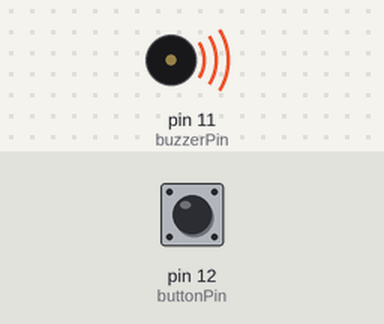
Recording of a sketch running on a simulated Arduino Uno, built with avr-gcc and run on an emulated ATmega328P. Shown: buzzer (waves = sounding). The test bench sets the inputs (shaded band); at power-on: pin 12 (buttonPin) HIGH.

Above: at 0.1 s.
At 37.9 s:
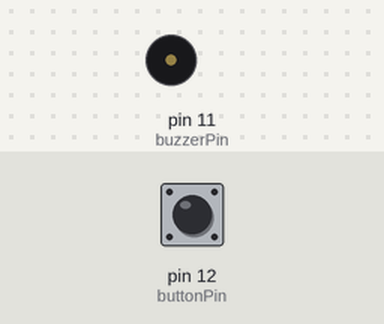
Timing chart, 0 to 40.0 s (numbered marks = the images above):
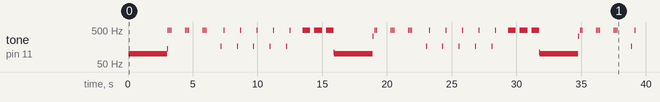

Measured:
- by itself, tone on pin 11 (buzzerPin): plays 100 Hz for 3.0 s, 141 Hz for 0.04 s, 496 Hz for 0.04 s, 496 Hz for 0.04 s, 496 Hz for 0.04 s, 496 Hz for 0.04 s … (61 notes in this stretch)

The sketch:

BIS_Exc4_Buzzer.ino
```cpp
// BIS BUZZER code
// Author: Jakob Vestergaard

const int MIN = 10;
const int MAX = 40;
const int buttonPin = 12;
const int buzzerPin = 11;
int state = 3;

void ok (void) {
  for (int k = 0; k < 3; k++){
    for (int i = 0; i < 3; i++) {
        for (int i = 0; i < 10; i++) {
        digitalWrite(buzzerPin, HIGH);
        delay(1);
        digitalWrite(buzzerPin, LOW);
        delay(1);
        }
    delay(100);
    }
  delay(1000);
  }
}

void warning(void) {
  for (int j = 0; j < 5; j++){
    for (int i = 0; i < 10; i++) {
    digitalWrite(buzzerPin, HIGH);
    delay(3);
    digitalWrite(buzzerPin, LOW);
    delay(3);
    }
    delay(200);
    for (int i = 0; i < 5; i++) {
    digitalWrite(buzzerPin, HIGH);
    delay(1);
    digitalWrite(buzzerPin, LOW);
    delay(1);
    }
  delay(1000);
  }
}

void error(void) {
  for (int i = 0; i < 300; i++) {
  digitalWrite(buzzerPin, HIGH);
  delay(1);
  digitalWrite(buzzerPin, LOW);
  delay(1);
  }
  delay(300);
  for (int i = 0; i < 300; i++) {
  digitalWrite(buzzerPin, HIGH);
  delay(1);
  digitalWrite(buzzerPin, LOW);
  delay(1);
  }
  delay(300);
  for (int i = 0; i < 300; i++) {
  digitalWrite(buzzerPin, HIGH);
  delay(1);
  digitalWrite(buzzerPin, LOW);
  delay(1);
  }
}


void busy(void) {
  for (int i=0; i <= 300; i++){
  digitalWrite(buzzerPin, HIGH);
  delay(5);
  digitalWrite(buzzerPin, LOW);
  delay(5);
  }
}

int next_state(void) {
  while (digitalRead(buttonPin) == 0) {
    delay(0);
    // wait here till button is pressed
  }
  state++;
  if (state == 4) { state = 0; }
}

void setup() {
  pinMode(buzzerPin, OUTPUT);
  pinMode(buttonPin, INPUT);
}


void loop() {
  switch (state) {
    case 0: ok();       next_state();   break;
    case 1: warning();  next_state();   break;
    case 2: error();    next_state();   break;
    case 3: busy();     next_state();   break;
  }
}
```
